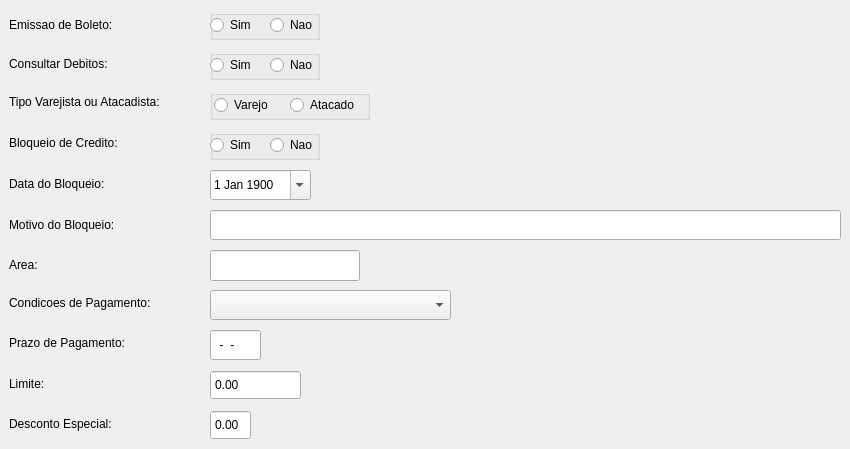
    <widget class="QWidget" name="tab_6">
     <attribute name="title">
      <string>Financeiro</string>
     </attribute>
     <widget class="QLabel" name="label_37">
      <property name="geometry">
       <rect>
        <x>9</x>
        <y>49</y>
        <width>190</width>
        <height>30</height>
       </rect>
      </property>
      <property name="text">
       <string>Consultar Debitos:</string>
      </property>
     </widget>
     <widget class="QLabel" name="label_31">
      <property name="geometry">
       <rect>
        <x>9</x>
        <y>10</y>
        <width>190</width>
        <height>30</height>
       </rect>
      </property>
      <property name="text">
       <string>Emissao de Boleto:</string>
      </property>
     </widget>
     <widget class="QLabel" name="label_38">
      <property name="geometry">
       <rect>
        <x>9</x>
        <y>288</y>
        <width>190</width>
        <height>29</height>
       </rect>
      </property>
      <property name="text">
       <string>Condicoes de Pagamento:</string>
      </property>
     </widget>
     <widget class="QLineEdit" name="mprazo_pag">
      <property name="geometry">
       <rect>
        <x>210</x>
        <y>330</y>
        <width>51</width>
        <height>30</height>
       </rect>
      </property>
      <property name="styleSheet">
       <string notr="true"/>
      </property>
      <property name="inputMask">
       <string>99-99-99</string>
      </property>
     </widget>
     <widget class="QLabel" name="label_30">
      <property name="geometry">
       <rect>
        <x>9</x>
        <y>328</y>
        <width>190</width>
        <height>30</height>
       </rect>
      </property>
      <property name="text">
       <string>Prazo de Pagamento:</string>
      </property>
     </widget>
     <widget class="QLabel" name="label_35">
      <property name="geometry">
       <rect>
        <x>9</x>
        <y>369</y>
        <width>190</width>
        <height>29</height>
       </rect>
      </property>
      <property name="text">
       <string>Limite:</string>
      </property>
     </widget>
     <widget class="QLabel" name="label_39">
      <property name="geometry">
       <rect>
        <x>9</x>
        <y>128</y>
        <width>190</width>
        <height>30</height>
       </rect>
      </property>
      <property name="text">
       <string>Bloqueio de Credito:</string>
      </property>
     </widget>
     <widget class="QLabel" name="label_36">
      <property name="geometry">
       <rect>
        <x>9</x>
        <y>409</y>
        <width>190</width>
        <height>29</height>
       </rect>
      </property>
      <property name="text">
       <string>Desconto Especial:</string>
      </property>
     </widget>
     <widget class="QLabel" name="label_33">
      <property name="geometry">
       <rect>
        <x>9</x>
        <y>87</y>
        <width>190</width>
        <height>30</height>
       </rect>
      </property>
      <property name="text">
       <string>Tipo Varejista ou Atacadista:</string>
      </property>
     </widget>
     <widget class="QLineEdit" name="marea">
      <property name="geometry">
       <rect>
        <x>210</x>
        <y>250</y>
        <width>150</width>
        <height>31</height>
       </rect>
      </property>
      <property name="styleSheet">
       <string notr="true"/>
      </property>
      <property name="maxLength">
       <number>15</number>
      </property>
     </widget>
     <widget class="QDateEdit" name="mdata_bloq">
      <property name="geometry">
       <rect>
        <x>210</x>
        <y>170</y>
        <width>101</width>
        <height>30</height>
       </rect>
      </property>
      <property name="styleSheet">
       <string notr="true"/>
      </property>
      <property name="calendarPopup">
       <bool>true</bool>
      </property>
      <property name="date">
       <date>
        <year>1900</year>
        <month>1</month>
        <day>1</day>
       </date>
      </property>
     </widget>
     <widget class="QLabel" name="label_41">
      <property name="geometry">
       <rect>
        <x>9</x>
        <y>210</y>
        <width>190</width>
        <height>29</height>
       </rect>
      </property>
      <property name="text">
       <string>Motivo do Bloqueio:</string>
      </property>
     </widget>
     <widget class="QLineEdit" name="mobs_bloq">
      <property name="geometry">
       <rect>
        <x>210</x>
        <y>210</y>
        <width>631</width>
        <height>30</height>
       </rect>
      </property>
      <property name="styleSheet">
       <string notr="true"/>
      </property>
      <property name="maxLength">
       <number>60</number>
      </property>
     </widget>
     <widget class="QLabel" name="label_40">
      <property name="geometry">
       <rect>
        <x>9</x>
        <y>168</y>
        <width>190</width>
        <height>31</height>
       </rect>
      </property>
      <property name="text">
       <string>Data do Bloqueio:</string>
      </property>
     </widget>
     <widget class="QLabel" name="label_34">
      <property name="geometry">
       <rect>
        <x>9</x>
        <y>250</y>
        <width>190</width>
        <height>30</height>
       </rect>
      </property>
      <property name="text">
       <string>Area:</string>
      </property>
     </widget>
     <widget class="QDoubleSpinBox" name="doubleSpinBox">
      <property name="geometry">
       <rect>
        <x>210</x>
        <y>370</y>
        <width>91</width>
        <height>30</height>
       </rect>
      </property>
      <property name="styleSheet">
       <string notr="true"/>
      </property>
      <property name="alignment">
       <set>Qt::AlignLeading|Qt::AlignLeft|Qt::AlignVCenter</set>
      </property>
      <property name="buttonSymbols">
       <enum>QAbstractSpinBox::NoButtons</enum>
      </property>
      <property name="minimum">
       <double>0.000000000000000</double>
      </property>
      <property name="maximum">
       <double>9999999999.000000000000000</double>
      </property>
      <property name="value">
       <double>0.000000000000000</double>
      </property>
     </widget>
     <widget class="QDoubleSpinBox" name="doubleSpinBox_2">
      <property name="geometry">
       <rect>
        <x>210</x>
        <y>410</y>
        <width>41</width>
        <height>30</height>
       </rect>
      </property>
      <property name="layoutDirection">
       <enum>Qt::LeftToRight</enum>
      </property>
      <property name="autoFillBackground">
       <bool>false</bool>
      </property>
      <property name="styleSheet">
       <string notr="true"/>
      </property>
      <property name="alignment">
       <set>Qt::AlignLeading|Qt::AlignLeft|Qt::AlignVCenter</set>
      </property>
      <property name="readOnly">
       <bool>false</bool>
      </property>
      <property name="buttonSymbols">
       <enum>QAbstractSpinBox::NoButtons</enum>
      </property>
      <property name="showGroupSeparator" stdset="0">
       <bool>false</bool>
      </property>
      <property name="decimals">
       <number>2</number>
      </property>
      <property name="minimum">
       <double>0.000000000000000</double>
      </property>
      <property name="value">
       <double>0.000000000000000</double>
      </property>
     </widget>
     <widget class="QComboBox" name="comboBox_16">
      <property name="geometry">
       <rect>
        <x>210</x>
        <y>290</y>
        <width>241</width>
        <height>30</height>
       </rect>
      </property>
      <property name="styleSheet">
       <string notr="true"/>
      </property>
     </widget>
     <widget class="QGroupBox" name="groupBox_3">
      <property name="geometry">
       <rect>
        <x>210</x>
        <y>10</y>
        <width>110</width>
        <height>30</height>
       </rect>
      </property>
      <property name="title">
       <string/>
      </property>
      <widget class="QRadioButton" name="rb_boleto_nao">
       <property name="geometry">
        <rect>
         <x>60</x>
         <y>0</y>
         <width>50</width>
         <height>30</height>
        </rect>
       </property>
       <property name="text">
        <string>Nao</string>
       </property>
      </widget>
      <widget class="QRadioButton" name="rb_boleto_sim">
       <property name="geometry">
        <rect>
         <x>0</x>
         <y>0</y>
         <width>51</width>
         <height>30</height>
        </rect>
       </property>
       <property name="styleSheet">
        <string notr="true"/>
       </property>
       <property name="text">
        <string>Sim</string>
       </property>
      </widget>
     </widget>
     <widget class="QGroupBox" name="groupBox_4">
      <property name="geometry">
       <rect>
        <x>210</x>
        <y>50</y>
        <width>110</width>
        <height>30</height>
       </rect>
      </property>
      <property name="title">
       <string/>
      </property>
      <widget class="QRadioButton" name="rb_spc_nao">
       <property name="geometry">
        <rect>
         <x>60</x>
         <y>0</y>
         <width>50</width>
         <height>30</height>
        </rect>
       </property>
       <property name="text">
        <string>Nao</string>
       </property>
      </widget>
      <widget class="QRadioButton" name="rb_spc_sim">
       <property name="geometry">
        <rect>
         <x>0</x>
         <y>0</y>
         <width>51</width>
         <height>30</height>
        </rect>
       </property>
       <property name="text">
        <string>Sim</string>
       </property>
      </widget>
     </widget>
     <widget class="QGroupBox" name="groupBox_5">
      <property name="geometry">
       <rect>
        <x>210</x>
        <y>90</y>
        <width>160</width>
        <height>30</height>
       </rect>
      </property>
      <property name="title">
       <string/>
      </property>
      <widget class="QRadioButton" name="rb_atac">
       <property name="geometry">
        <rect>
         <x>80</x>
         <y>0</y>
         <width>80</width>
         <height>30</height>
        </rect>
       </property>
       <property name="text">
        <string>Atacado</string>
       </property>
      </widget>
      <widget class="QRadioButton" name="rb_vare">
       <property name="geometry">
        <rect>
         <x>4</x>
         <y>0</y>
         <width>70</width>
         <height>30</height>
        </rect>
       </property>
       <property name="text">
        <string>Varejo</string>
       </property>
      </widget>
     </widget>
     <widget class="QGroupBox" name="groupBox_6">
      <property name="geometry">
       <rect>
        <x>210</x>
        <y>130</y>
        <width>110</width>
        <height>30</height>
       </rect>
      </property>
      <property name="title">
       <string/>
      </property>
      <widget class="QRadioButton" name="rb_bloqueio_nao">
       <property name="geometry">
        <rect>
         <x>60</x>
         <y>0</y>
         <width>50</width>
         <height>30</height>
        </rect>
       </property>
       <property name="text">
        <string>Nao</string>
       </property>
      </widget>
      <widget class="QRadioButton" name="rb_bloqueio_sim">
       <property name="geometry">
        <rect>
         <x>0</x>
         <y>0</y>
         <width>51</width>
         <height>30</height>
        </rect>
       </property>
       <property name="text">
        <string>Sim</string>
       </property>
      </widget>
     </widget>
    </widget>
